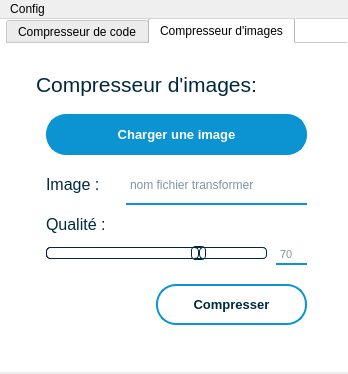
<?xml version="1.0" encoding="UTF-8"?>
<ui version="4.0">
 <class>MainWindow</class>
 <widget class="QMainWindow" name="MainWindow">
  <property name="geometry">
   <rect>
    <x>0</x>
    <y>0</y>
    <width>348</width>
    <height>374</height>
   </rect>
  </property>
  <property name="minimumSize">
   <size>
    <width>348</width>
    <height>374</height>
   </size>
  </property>
  <property name="maximumSize">
   <size>
    <width>348</width>
    <height>374</height>
   </size>
  </property>
  <property name="windowTitle">
   <string>MainWindow</string>
  </property>
  <widget class="QWidget" name="mainWidget">
   <property name="minimumSize">
    <size>
     <width>348</width>
     <height>353</height>
    </size>
   </property>
   <property name="maximumSize">
    <size>
     <width>348</width>
     <height>353</height>
    </size>
   </property>
   <property name="styleSheet">
    <string notr="true">QWidget{
	background-color: #fff;
}</string>
   </property>
   <widget class="QTabWidget" name="tabWidget">
    <property name="geometry">
     <rect>
      <x>6</x>
      <y>-1</y>
      <width>341</width>
      <height>351</height>
     </rect>
    </property>
    <property name="minimumSize">
     <size>
      <width>341</width>
      <height>351</height>
     </size>
    </property>
    <property name="maximumSize">
     <size>
      <width>341</width>
      <height>351</height>
     </size>
    </property>
    <property name="font">
     <font>
      <stylestrategy>PreferDefault</stylestrategy>
     </font>
    </property>
    <property name="contextMenuPolicy">
     <enum>Qt::DefaultContextMenu</enum>
    </property>
    <property name="styleSheet">
     <string notr="true">QTabWidget{
	background-color: #fff;
}

QWidget{
	background-color: #fff;
}</string>
    </property>
    <property name="currentIndex">
     <number>1</number>
    </property>
    <property name="documentMode">
     <bool>true</bool>
    </property>
    <widget class="QWidget" name="codeTab">
     <property name="styleSheet">
      <string notr="true">QWidget{
color:#01293d;
}</string>
     </property>
     <attribute name="title">
      <string>Compresseur de code</string>
     </attribute>
     <widget class="QLabel" name="titleCode">
      <property name="geometry">
       <rect>
        <x>30</x>
        <y>20</y>
        <width>271</width>
        <height>41</height>
       </rect>
      </property>
      <property name="font">
       <font>
        <family>Meiryo UI</family>
        <pointsize>16</pointsize>
        <weight>50</weight>
        <bold>false</bold>
       </font>
      </property>
      <property name="styleSheet">
       <string notr="true">QLabel{
color:#01293d;
}</string>
      </property>
      <property name="text">
       <string>Compresseur de code:</string>
      </property>
     </widget>
     <widget class="QCheckBox" name="jsCheck">
      <property name="geometry">
       <rect>
        <x>30</x>
        <y>90</y>
        <width>81</width>
        <height>21</height>
       </rect>
      </property>
      <property name="font">
       <font>
        <family>Meiryo UI</family>
        <pointsize>12</pointsize>
       </font>
      </property>
      <property name="cursor">
       <cursorShape>PointingHandCursor</cursorShape>
      </property>
      <property name="styleSheet">
       <string notr="true">QCheckBox{
color:#01293d;
}
QCheckBox::indicator:checked
{
height: 25px;
width: 25px;
background-color: #0b94d1;
background-image: url(:/pics/img/check.png);
background-repeat:no-repeat;
background-position:center center;
}
QCheckBox::indicator:unchecked
{
height: 25px;
width: 25px;
background-color: #eee;
}
QCheckBox::indicator:checked:hover
{
background-color: rgb(9, 136, 190);
}
QCheckBox::indicator:unchecked:hover
{
background-color: rgb(203, 203, 203);
}
QCheckBox::indicator:checked:pressed
{
background-color: rgb(9, 136, 190);
}
QCheckBox::indicator:unchecked:pressed
{
background-color: rgb(203, 203, 203);
}</string>
      </property>
      <property name="text">
       <string>   JS</string>
      </property>
      <property name="checked">
       <bool>true</bool>
      </property>
     </widget>
     <widget class="QCheckBox" name="cssCheck">
      <property name="geometry">
       <rect>
        <x>30</x>
        <y>150</y>
        <width>81</width>
        <height>21</height>
       </rect>
      </property>
      <property name="font">
       <font>
        <family>Meiryo UI</family>
        <pointsize>12</pointsize>
       </font>
      </property>
      <property name="cursor">
       <cursorShape>PointingHandCursor</cursorShape>
      </property>
      <property name="styleSheet">
       <string notr="true">QCheckBox{
color:#01293d;
}
QCheckBox::indicator:checked
{
height: 25px;
width: 25px;
background-color: #0b94d1;
background-image: url(:/pics/img/check.png);
background-repeat:no-repeat;
background-position:center center;
}
QCheckBox::indicator:unchecked
{
height: 25px;
width: 25px;
background-color: #eee;
}
QCheckBox::indicator:checked:hover
{
background-color: rgb(9, 136, 190);
}
QCheckBox::indicator:unchecked:hover
{
background-color: rgb(203, 203, 203);
}
QCheckBox::indicator:checked:pressed
{
background-color: rgb(9, 136, 190);
}
QCheckBox::indicator:unchecked:pressed
{
background-color: rgb(203, 203, 203);
}</string>
      </property>
      <property name="text">
       <string>   CSS</string>
      </property>
     </widget>
     <widget class="QTextBrowser" name="jsBrowser">
      <property name="geometry">
       <rect>
        <x>130</x>
        <y>90</y>
        <width>171</width>
        <height>31</height>
       </rect>
      </property>
      <property name="styleSheet">
       <string notr="true">QTextEdit{
background-color:#fff;
border:0 solid #0b94d1;
border-bottom: 2px solid #0b94d1;
}</string>
      </property>
      <property name="verticalScrollBarPolicy">
       <enum>Qt::ScrollBarAlwaysOff</enum>
      </property>
      <property name="horizontalScrollBarPolicy">
       <enum>Qt::ScrollBarAlwaysOff</enum>
      </property>
      <property name="placeholderText">
       <string>path_to_js</string>
      </property>
     </widget>
     <widget class="QTextBrowser" name="cssBrowser">
      <property name="geometry">
       <rect>
        <x>130</x>
        <y>150</y>
        <width>171</width>
        <height>31</height>
       </rect>
      </property>
      <property name="styleSheet">
       <string notr="true">QTextEdit{
background-color:#fff;
border:0 solid #0b94d1;
border-bottom: 2px solid #0b94d1;
}</string>
      </property>
      <property name="verticalScrollBarPolicy">
       <enum>Qt::ScrollBarAlwaysOff</enum>
      </property>
      <property name="horizontalScrollBarPolicy">
       <enum>Qt::ScrollBarAlwaysOff</enum>
      </property>
      <property name="placeholderText">
       <string>path_to_css</string>
      </property>
     </widget>
     <widget class="QPushButton" name="launchCode">
      <property name="geometry">
       <rect>
        <x>150</x>
        <y>240</y>
        <width>151</width>
        <height>41</height>
       </rect>
      </property>
      <property name="font">
       <font>
        <pointsize>10</pointsize>
        <weight>75</weight>
        <bold>true</bold>
       </font>
      </property>
      <property name="styleSheet">
       <string notr="true">QPushButton {
border: 2px solid #0b94d1;
border-radius:20px;
color:#01293d;
}
QPushButton:hover{
background-color: #0b94d1;
color: white;
}</string>
      </property>
      <property name="text">
       <string>Compresser</string>
      </property>
     </widget>
    </widget>
    <widget class="QWidget" name="imgTab">
     <property name="styleSheet">
      <string notr="true">QWidget{
color:#01293d;
}</string>
     </property>
     <attribute name="title">
      <string>Compresseur d'images</string>
     </attribute>
     <widget class="QLabel" name="titleImg">
      <property name="geometry">
       <rect>
        <x>30</x>
        <y>20</y>
        <width>271</width>
        <height>41</height>
       </rect>
      </property>
      <property name="font">
       <font>
        <family>Meiryo UI</family>
        <pointsize>16</pointsize>
        <weight>50</weight>
        <bold>false</bold>
       </font>
      </property>
      <property name="styleSheet">
       <string notr="true">QLabel{
color:#01293d;
}</string>
      </property>
      <property name="text">
       <string>Compresseur d'images:</string>
      </property>
     </widget>
     <widget class="QPushButton" name="launchImage">
      <property name="geometry">
       <rect>
        <x>150</x>
        <y>240</y>
        <width>151</width>
        <height>41</height>
       </rect>
      </property>
      <property name="font">
       <font>
        <pointsize>10</pointsize>
        <weight>75</weight>
        <bold>true</bold>
       </font>
      </property>
      <property name="styleSheet">
       <string notr="true">QPushButton {
border: 2px solid #0b94d1;
border-radius:20px;
color:#01293d;
}
QPushButton:hover{
background-color: #0b94d1;
color: white;
}</string>
      </property>
      <property name="text">
       <string>Compresser</string>
      </property>
     </widget>
     <widget class="QPushButton" name="loadImg">
      <property name="geometry">
       <rect>
        <x>40</x>
        <y>70</y>
        <width>261</width>
        <height>41</height>
       </rect>
      </property>
      <property name="font">
       <font>
        <pointsize>10</pointsize>
        <weight>75</weight>
        <bold>true</bold>
       </font>
      </property>
      <property name="styleSheet">
       <string notr="true">QPushButton {
border: 2px solid #0b94d1;
background-color: #0b94d1;
border-radius:20px;
color: white;
}
QPushButton:hover{
background-color: #fff;
color:#01293d;
}</string>
      </property>
      <property name="text">
       <string>Charger une image</string>
      </property>
     </widget>
     <widget class="QLabel" name="labelPath">
      <property name="geometry">
       <rect>
        <x>40</x>
        <y>130</y>
        <width>61</width>
        <height>21</height>
       </rect>
      </property>
      <property name="font">
       <font>
        <family>Meiryo UI</family>
        <pointsize>12</pointsize>
       </font>
      </property>
      <property name="styleSheet">
       <string notr="true">QLabel{
color:#01293d;
}</string>
      </property>
      <property name="text">
       <string>Image :</string>
      </property>
     </widget>
     <widget class="QLabel" name="labelQuality">
      <property name="geometry">
       <rect>
        <x>40</x>
        <y>170</y>
        <width>71</width>
        <height>21</height>
       </rect>
      </property>
      <property name="font">
       <font>
        <family>Meiryo UI</family>
        <pointsize>12</pointsize>
       </font>
      </property>
      <property name="styleSheet">
       <string notr="true">QLabel{
color:#01293d;
}</string>
      </property>
      <property name="text">
       <string>Qualité :</string>
      </property>
     </widget>
     <widget class="QSlider" name="qualitySlider">
      <property name="geometry">
       <rect>
        <x>40</x>
        <y>200</y>
        <width>221</width>
        <height>19</height>
       </rect>
      </property>
      <property name="styleSheet">
       <string notr="true">QSlider::groove:horizontal {
border: 1px solid #01293d;
background: white;
height: 10px;
border-radius: 4px;
}

QSlider::sub-page:horizontal {
background: qlineargradient(x1: 0, y1: 0,    x2: 0, y2: 1,
    stop: 0 #0b94d1, stop: 1 rgb(12, 177, 247));
background: qlineargradient(x1: 0, y1: 0.2, x2: 1, y2: 1,
    stop: 0 rgb(12, 177, 247), stop: 1 #0b94d1);
border: 1px solid #01293d;
height: 10px;
border-radius: 4px;
}

QSlider::add-page:horizontal {
background: #fff;
border: 1px solid #01293d;
height: 10px;
border-radius: 4px;
}

QSlider::handle:horizontal {
background: qlineargradient(x1:0, y1:0, x2:1, y2:1,
    stop:0 #eee, stop:1 #ccc);
border: 1px solid #01293d;
width: 13px;
margin-top: -2px;
margin-bottom: -2px;
border-radius: 4px;
}

QSlider::handle:horizontal:hover {
background: qlineargradient(x1:0, y1:0, x2:1, y2:1,
    stop:0 #fff, stop:1 #ddd);
border: 1px solid #01293d;
border-radius: 4px;
}

QSlider::sub-page:horizontal:disabled {
background: #bbb;
border-color: #01293d;
}

QSlider::add-page:horizontal:disabled {
background: #eee;
border-color: #01293d;
}

QSlider::handle:horizontal:disabled {
background: #eee;
border: 1px solid #0b94d1;
border-radius: 4px;
}</string>
      </property>
      <property name="value">
       <number>70</number>
      </property>
      <property name="orientation">
       <enum>Qt::Horizontal</enum>
      </property>
     </widget>
     <widget class="QTextEdit" name="qualityField">
      <property name="geometry">
       <rect>
        <x>270</x>
        <y>200</y>
        <width>31</width>
        <height>21</height>
       </rect>
      </property>
      <property name="font">
       <font>
        <pointsize>8</pointsize>
       </font>
      </property>
      <property name="styleSheet">
       <string notr="true">QTextEdit{
background-color:#fff;
border:0 solid #0b94d1;
border-bottom: 2px solid #0b94d1;
}</string>
      </property>
      <property name="verticalScrollBarPolicy">
       <enum>Qt::ScrollBarAlwaysOff</enum>
      </property>
      <property name="horizontalScrollBarPolicy">
       <enum>Qt::ScrollBarAlwaysOff</enum>
      </property>
      <property name="html">
       <string>&lt;!DOCTYPE HTML PUBLIC &quot;-//W3C//DTD HTML 4.0//EN&quot; &quot;http://www.w3.org/TR/REC-html40/strict.dtd&quot;&gt;
&lt;html&gt;&lt;head&gt;&lt;meta name=&quot;qrichtext&quot; content=&quot;1&quot; /&gt;&lt;style type=&quot;text/css&quot;&gt;
p, li { white-space: pre-wrap; }
&lt;/style&gt;&lt;/head&gt;&lt;body style=&quot; font-family:'MS Shell Dlg 2'; font-size:8pt; font-weight:400; font-style:normal;&quot;&gt;
&lt;p align=&quot;center&quot; style=&quot;-qt-paragraph-type:empty; margin-top:0px; margin-bottom:0px; margin-left:0px; margin-right:0px; -qt-block-indent:0; text-indent:0px;&quot;&gt;&lt;br /&gt;&lt;/p&gt;&lt;/body&gt;&lt;/html&gt;</string>
      </property>
      <property name="placeholderText">
       <string>70</string>
      </property>
     </widget>
     <widget class="QTextBrowser" name="fileName">
      <property name="geometry">
       <rect>
        <x>120</x>
        <y>130</y>
        <width>181</width>
        <height>31</height>
       </rect>
      </property>
      <property name="styleSheet">
       <string notr="true">QTextEdit{
background-color:#fff;
border:0 solid #0b94d1;
border-bottom: 2px solid #0b94d1;
}</string>
      </property>
      <property name="verticalScrollBarPolicy">
       <enum>Qt::ScrollBarAlwaysOff</enum>
      </property>
      <property name="horizontalScrollBarPolicy">
       <enum>Qt::ScrollBarAlwaysOff</enum>
      </property>
      <property name="placeholderText">
       <string>nom fichier transformer</string>
      </property>
     </widget>
    </widget>
   </widget>
  </widget>
  <widget class="QMenuBar" name="menuBar">
   <property name="geometry">
    <rect>
     <x>0</x>
     <y>0</y>
     <width>348</width>
     <height>26</height>
    </rect>
   </property>
   <widget class="QMenu" name="menuConfig">
    <property name="title">
     <string>Config</string>
    </property>
    <addaction name="create_config"/>
    <addaction name="load_config"/>
    <addaction name="manage_config"/>
   </widget>
   <addaction name="menuConfig"/>
  </widget>
  <action name="create_config">
   <property name="text">
    <string>Ajouter une sauvegarde</string>
   </property>
  </action>
  <action name="load_config">
   <property name="enabled">
    <bool>false</bool>
   </property>
   <property name="text">
    <string>Charger une sauvegarde</string>
   </property>
  </action>
  <action name="manage_config">
   <property name="enabled">
    <bool>false</bool>
   </property>
   <property name="text">
    <string>Gérer les sauvegarde</string>
   </property>
  </action>
 </widget>
 <layoutdefault spacing="6" margin="11"/>
 <resources/>
 <connections/>
</ui>
